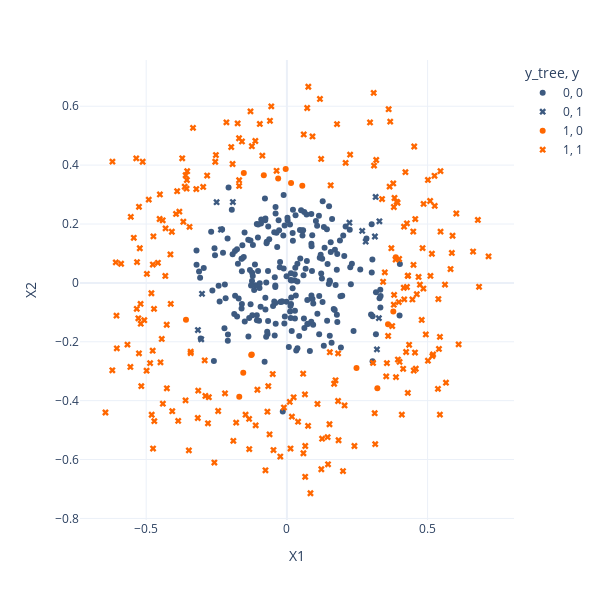

The notebook cell this image was saved under:
### Code cell
px.scatter(data_frame=train,
           x="X1",
           y="X2",
           color="y_tree",
           symbol="y",
           color_discrete_sequence=["#3d5a80", "#ff6700"],
           symbol_sequence=["circle", "x"],
           height=600,
           width=600,
           template="plotly_white")

### Figure 1 — Plotly figure (JSON) as saved in the notebook; plotly's stock layout.template omitted (floating-point values rounded to 4 significant figures; data arrays with more than 128 entries replaced by an {"elided": "..."} marker saying what was removed)
{"data": [{"hovertemplate": "y_tree=0<br>y=0<br>X1=%{x}<br>X2=%{y}<extra></extra>", "legendgroup": "0, 0", "marker": {"color": "#3d5a80", "symbol": "circle"}, "mode": "markers", "name": "0, 0", "orientation": "v", "showlegend": true, "type": "scatter", "x": {"elided": "234 float values"}, "xaxis": "x", "y": {"elided": "234 float values"}, "yaxis": "y"}, {"hovertemplate": "y_tree=0<br>y=1<br>X1=%{x}<br>X2=%{y}<extra></extra>", "legendgroup": "0, 1", "marker": {"color": "#3d5a80", "symbol": "x"}, "mode": "markers", "name": "0, 1", "orientation": "v", "showlegend": true, "type": "scatter", "x": [-0.3016, -0.3161, 0.28, -0.192, 0.3154, 0.3127, -0.2498, -0.3044, 0.2676, 0.3287, 0.3199, 0.2222, 0.3268, -0.2344], "xaxis": "x", "y": [-0.03711, -0.1602, 0.1401, 0.2745, 0.2919, 0.1575, 0.274, -0.1915, 0.1766, 0.2091, -0.226, 0.2043, -0.1198, 0.1809], "yaxis": "y"}, {"hovertemplate": "y_tree=1<br>y=0<br>X1=%{x}<br>X2=%{y}<extra></extra>", "legendgroup": "1, 0", "marker": {"color": "#ff6700", "symbol": "circle"}, "mode": "markers", "name": "1, 0", "orientation": "v", "showlegend": true, "type": "scatter", "x": [0.3781, -0.0821, 0.2473, -0.1267, 0.3592, -0.1249, 0.3214, -0.3586, -0.1532, 0.05468, -0.03106, -0.1551, 0.3867, -0.1693, -0.004285, 0.0148], "xaxis": "x", "y": [-0.09688, 0.3652, -0.2893, -0.245, -0.1401, -0.2434, -0.3579, -0.1252, 0.3736, 0.3298, 0.3542, -0.3054, 0.0872, -0.3866, 0.3868, 0.3391], "yaxis": "y"}, {"hovertemplate": "y_tree=1<br>y=1<br>X1=%{x}<br>X2=%{y}<extra></extra>", "legendgroup": "1, 1", "marker": {"color": "#ff6700", "symbol": "x"}, "mode": "markers", "name": "1, 1", "orientation": "v", "showlegend": true, "type": "scatter", "x": {"elided": "236 float values"}, "xaxis": "x", "y": {"elided": "236 float values"}, "yaxis": "y"}], "layout": {"height": 600, "legend": {"title": {"text": "y_tree, y"}, "tracegroupgap": 0}, "margin": {"t": 60}, "width": 600, "xaxis": {"anchor": "y", "domain": [0, 1], "title": {"text": "X1"}}, "yaxis": {"anchor": "x", "domain": [0, 1], "title": {"text": "X2"}}}}
